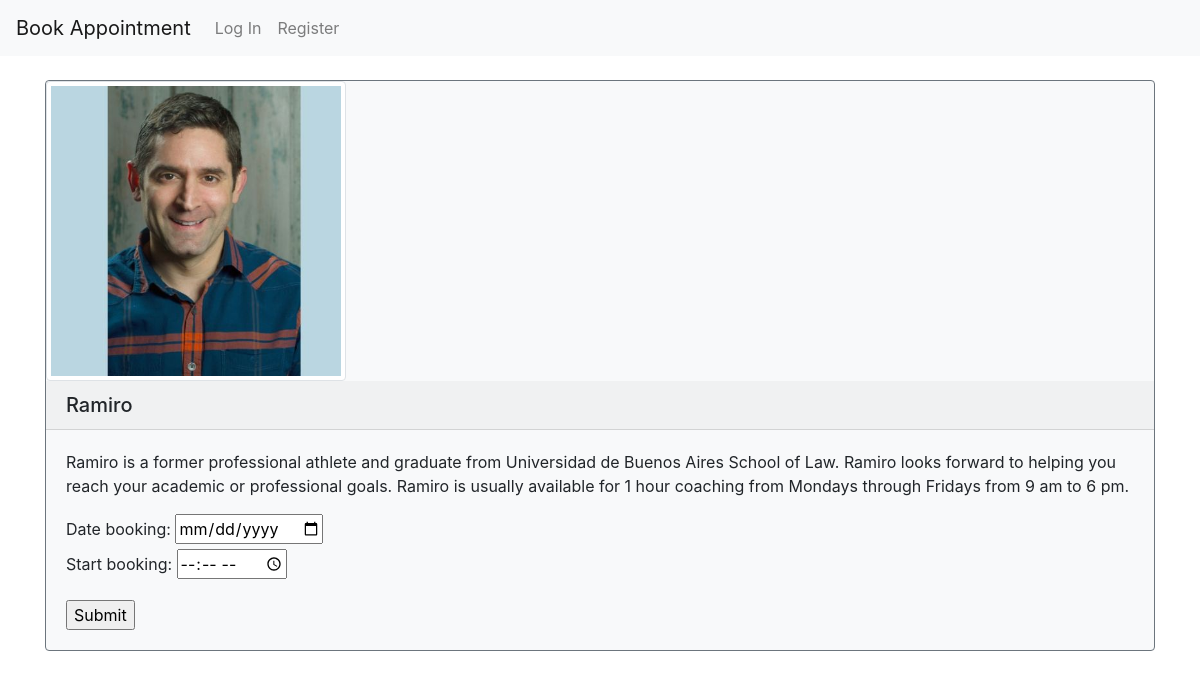
/coachdetail/1, run on the app's committed database.
### booking/models.py (models this page shows, shortened)
class Coach(models.Model):
    coach = models.OneToOneField('User', on_delete=models.CASCADE, blank=True, null=True)
    first_name = models.CharField(max_length=30, blank=True, null=True)
    last_name = models.CharField(max_length=30, blank=True, null=True)
    bio = models.TextField(blank=True)
    photo = models.ImageField(upload_to='images/', blank=True, null=True)
    phone_number = models.CharField(max_length=20, blank=True)
    created = models.DateTimeField(auto_now_add=True, null=True, blank=True)
    modified = models.DateTimeField(auto_now=True, null=True, blank=True)

### booking/views.py (the view, shortened to what this page needs)
# urls.py: path("coachdetail/<int:coach>", views.coachdetail, name="coachdetail"),
def coachdetail(request, coach):
    coach=Coach.objects.get(id=coach)
    client = request.user
    form = BookCoach()
    coachname = coach
    args = {'form': form, 'client':client, 'coachname': coachname }
    return render(request, "booking/coachdetail.html", args)

### booking/forms.py
class BookCoach(forms.Form):
    date_booking = forms.DateField(required=True, widget=forms.DateTimeInput(attrs={'type': 'date'}))
    start_booking = forms.TimeField(required=True, widget=forms.TimeInput(attrs={'type': 'time'}))

### booking/templates/booking/coachdetail.html (shortened to what this page needs)
{% extends "booking/layout.html" %}
{% block body %}
<div class="container">
    <div class="card bg-light mb-3 border-secondary mb-3">
        {% if coachname.photo %}
        <img src="{{ coachname.photo.url }}" class="img-thumbnail" alt="" width="300">
        {% endif %}
            <h5 class="card-header">{{ coachname.first_name }}</h5>
                <div class="card-body">
                    <p class="card-text">{{ coachname.bio }}</p>
                    <form method="post">
                        {% for field in form.visible_fields %}
                        <div class="fieldWrapper">
                            {{ field.label_tag }} {{ field }}
                        </div>
                        {% endfor %}
                        <input class="mt-3" type="submit" value="Submit">
                    </form>
                </div>
    </div>
</div>
{% endblock %}

### data on the page
Coach: photo (picture), first_name "Ramiro", bio "Ramiro is a former professional athlete and graduate from Universidad de Buenos Aires School of Law. Ramiro looks forward to helping you reach your academic or professional goals. Ramiro is usually available for 1 hour coaching from Mondays through Fridays from 9 am to 6 pm."

### other printed values
{{ field.label_tag }} "Date booking:" "Start booking:"
